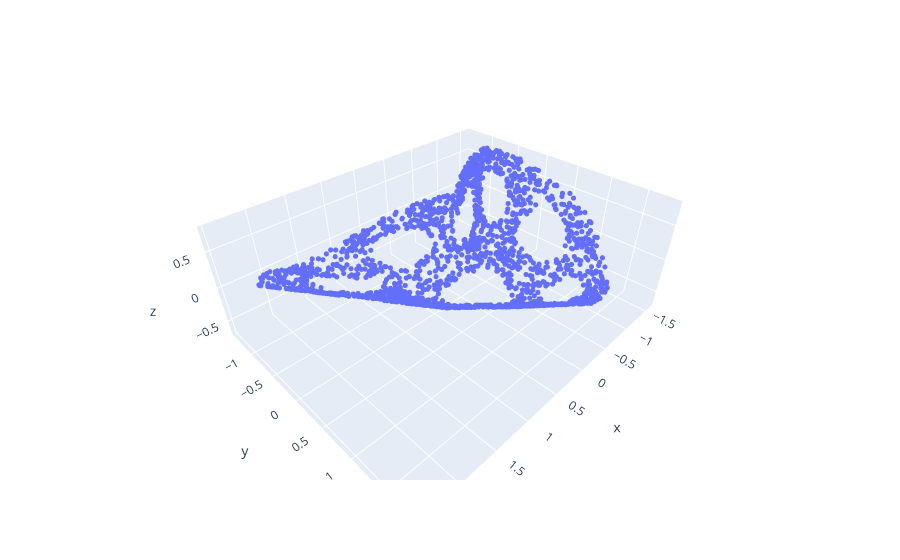

Notebook source saved alongside this figure:
### Code cell
pca = PCA(n_components=3).fit_transform(act_dict[0])
fig = px.scatter_3d(x=pca[:, 0], y=pca[:, 1], z=pca[:, 2])
fig.update_traces(marker=dict(size=3))
fig.show()

### Figure 1 — Plotly figure (JSON) as saved in the notebook; plotly's stock layout.template omitted (floating-point values rounded to 4 significant figures; data arrays with more than 128 entries replaced by an {"elided": "..."} marker saying what was removed)
{"data": [{"hovertemplate": "x=%{x}<br>y=%{y}<br>z=%{z}<extra></extra>", "legendgroup": "", "marker": {"color": "#636efa", "size": 3, "symbol": "circle"}, "mode": "markers", "name": "", "scene": "scene", "showlegend": false, "type": "scatter3d", "x": {"elided": "2000 float values"}, "y": {"elided": "2000 float values"}, "z": {"elided": "2000 float values"}}], "layout": {"legend": {"tracegroupgap": 0}, "margin": {"t": 60}, "scene": {"domain": {"x": [0, 1], "y": [0, 1]}, "xaxis": {"title": {"text": "x"}}, "yaxis": {"title": {"text": "y"}}, "zaxis": {"title": {"text": "z"}}}}}
